Frame 1 (no input): blank canvas, image omitted
Frame 60 (the mouse pressed at the canvas centre just before this capture): blank canvas, image omitted
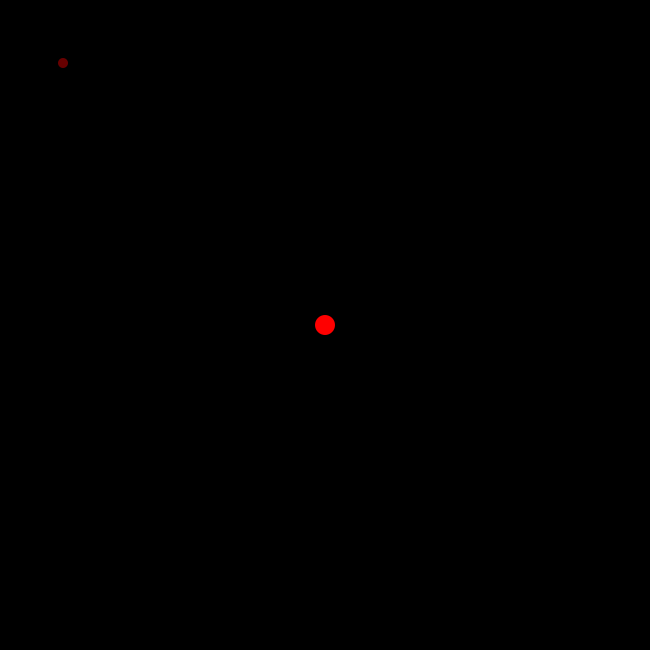
Frame 120 (the mouse held since frame 60 and released just before this capture)

The Processing sketch whose frames 1 and 60 were blank and that drew this single picture after the mouse press (run headless with seeded random() and noise(); from frame 60 on, the mouse is pressed at the canvas centre):

// Processing sketch: processing_151498
// ── processing_151498.pde

int ox1 = 200;    //obsticle location
int oy1 = 200;
int ox2 = 500;    //obsticle location
int oy2 = 500;
int ox3 = 200;    //obsticle location
int oy3 = 500;
int ox4 = 500;    //obsticle location
int oy4 = 200;
int ox5 = 350;    //obsticle location
int oy5 = 350;
int sz = 10;    //enemy size
int hb = 20;    //hitbox
int aix = 0;      //spawn point 1
int aiy = 0;
int aix2 = 700;   //spawn point 2
int aiy2 = 0;
int aix3 = 700;   //spawn point 3
int aiy3 = 700;
int aix4 = 0;     //spawn point 4
int aiy4 = 700;
int aix5 = 350;   //spawn point 5
int aiy5 = -50;
int aix6 = 750;   //spawn point 6
int aiy6 = 350;
int aix7 = 350;   //spawn point 7
int aiy7 = 750;
int aix8 = -50;   //spawn point 8
int aiy8 = 350;
int aispeed = int(3);
int count = 0;
int death = 0;
float c1 = 0;      //sub-counters
float c2 = 0;
float c3 = 0;
float c4 = 0;
float c5 = 0;
float c6 = 0;
float c7 = 0;
float c8 = 0;
int col = 10;

void setup(){
  size(650,650);
  background(255);
  noStroke();
}                      //end setup

void draw(){
        if(death <= -1){
          col = col + 1;
          background(255-col);
          text("YOU ARE THE WORST PERSON.", 250, 350);
          text("But your score is: ", 250, 400);
          text(count, 400, 400); 
          text("Press space to restart...", 560, 690);
          if(keyPressed){
            death = 0;
            count = 0;                  // add all the int so everything is restarted
            aix = 0;      //spawn point 1
            aiy = 0;
            aix2 = 700;   //spawn point 2
            aiy2 = 0;
            aix3 = 700;   //spawn point 3
            aiy3 = 700;
            aix4 = 0;     //spawn point 4
            aiy4 = 700;
            aix5 = 350;   //spawn point 5
            aiy5 = -50;
            aix6 = 750;   //spawn point 6
            aiy6 = 350;
            aix7 = 350;   //spawn point 7
            aiy7 = 750;
            aix8 = -50;   //spawn point 8
            aiy8 = 350;
            c1 = 0;
            c2 = 0;
            c3 = 0;
            c4 = 0;
            c5 = 0;
            c6 = 0;
            c7 = 0;
            c8 = 0;
          }  }  //end death if
        else{
  count = count + 1;
  background(0);
//  fill(100,25,62);
//  text(count, 350,350);
//  text(death, 350,250);
  fill(255,0,0);
  ellipse(mouseX,mouseY,hb,hb);
    
//=======================================obsticle
  if(count >= 300){
  fill(random(255));                                                                //=============== ob 1
  rect(ox1,oy1,hb,hb);
    if(mouseX > ox1 && mouseX < (ox1+hb) && mouseY > oy1 && mouseY < (oy1+hb)){  
          death = death -1;         
} //hitbox if
  }
  if(count >= 600){                                                                //=============== ob 2
    rect(ox2,oy2,hb,hb); 
    if(mouseX > ox2 && mouseX < (ox2+hb) && mouseY > oy2 && mouseY < (oy2+hb)){  
          death = death -1;         
} //hitbox if
  }
  if(count >= 900){                                                                //=============== ob 3
    rect(ox3,oy3,hb,hb); 
    if(mouseX > ox3 && mouseX < (ox3+hb) && mouseY > oy3 && mouseY < (oy3+hb)){  
          death = death -1;         
} //hitbox if
  }
    if(count >= 1200){                                                                //=============== ob 4
    rect(ox4,oy4,hb,hb); 
    if(mouseX > ox4 && mouseX < (ox4+hb) && mouseY > oy4 && mouseY < (oy4+hb)){  
          death = death -1;         
} //hitbox if
  }
    if(count >= 1500){                                                                //=============== ob 5
    rect(ox5,oy5,hb,hb); 
    if(mouseX > ox5 && mouseX < (ox5+hb) && mouseY > oy5 && mouseY < (oy5+hb)){  
          death = death -1;         
} //hitbox if
  }
//=======================================obsticle end
//XXXXXXXXXXXXXXXXXXXXXXXXXXXXXXXXXXXXXXXXXXXXXXXXXXXX
//======================================AI shit 
//XXXXXXXXXXXXXXXXXXXXXXXXXXXXXXXXXXXXXXXXXXXXXXXXXXXX
if(count >= 100){                    //================================count 100    #1
  c1 = c1 + 1;
  if(c1 >= 350){          //reset after 350
    c1 = 0 + random(350);
    aix = 0;
    aiy = 0;
  }//end respawn
if (aix >= mouseX) //ai
    {aix -= aispeed;}
if (aix < mouseX)
    {aix += aispeed;}
if (aiy >= mouseY)
    {aiy -= aispeed;}
if (aiy < mouseY)
    {aiy += aispeed;}
 
if(mouseX > aix-25 && mouseX < aix+25 && mouseY > aiy-25 && mouseY < aiy + 25){
    
    death = death -1;
}//end if hit
fill(random(255), 0, 0);
ellipse(aix, aiy, sz, sz);
}//end if count
//================================================================================
//================================================================================
if(count >= 200){                    //================================count 200  #2
  c2 = c2 + 1;
  if(c2 >= 350){          //reset after 350
    c2 = 0 + random(350);
    aix2 = 700;
    aiy2 = 0;
  }
if (aix2 >= mouseX) //ai
    {aix2 -= aispeed;}
if (aix2 < mouseX)
    {aix2 += aispeed;}
if (aiy2 >= mouseY)
    {aiy2 -= aispeed;}
if (aiy2 < mouseY)
    {aiy2 += aispeed;}
 
if(mouseX > aix2-25 && mouseX < aix2+25 && mouseY > aiy2-25 && mouseY < aiy2 + 25){
    
    death = death -1;
}
fill(0, random(255), 0);
ellipse(aix2, aiy2, sz, sz);
}//end if count
//if(count >= 300){                  //=================get big???
//  ellipse(aix2, aiy2, 80, 80);  
//}
//================================================================================                                  
if(count >= 300){                    //================================count 300    #3
  c3 = c3 + 1;
  if(c3 >= 350){          //reset after 350
    c3 = 0 + random(350);
    aix3 = 700;
    aiy3 = 700;
  }//end respawn
if (aix3 >= mouseX) //ai
    {aix3 -= aispeed;}
if (aix3 < mouseX)
    {aix3 += aispeed;}
if (aiy3 >= mouseY)
    {aiy3 -= aispeed;}
if (aiy3 < mouseY)
    {aiy3 += aispeed;}
 
if(mouseX > aix3-25 && mouseX < aix3+25 && mouseY > aiy3-25 && mouseY < aiy3 + 25){
    
    death = death -1;
}//end if hit
fill(0, 0, random(255));
ellipse(aix3, aiy3, sz, sz);
}//end if count
//================================================================================
if(count >= 400){                    //================================count 400    #4
  c4 = c4 + 1;
  if(c4 >= 350){          //reset after 350
    c4 = 0 + random(350);
    aix4 = 0;
    aiy4 = 700;
  }//end respawn
if (aix4 >= mouseX) //ai
    {aix4 -= aispeed;}
if (aix4 < mouseX)
    {aix4 += aispeed;}
if (aiy4 >= mouseY)
    {aiy4 -= aispeed;}
if (aiy4 < mouseY)
    {aiy4 += aispeed;}
 
if(mouseX > aix4-25 && mouseX < aix4+25 && mouseY > aiy4-25 && mouseY < aiy4 + 25){
    
    death = death -1;
}//end if hit
fill(random(255), random(255), 0);
ellipse(aix4, aiy4, sz, sz);
}//end if count
//================================================================================
if(count >= 500){                    //================================count 500    #5
  c5 = c5 + 1;
  if(c5 >= 350){          //reset after 350
    c5 = 0 + random(350);
    aix5 = 350;
    aiy5 = -50;
  }//end respawn
if (aix5 >= mouseX) //ai
    {aix5 -= aispeed;}
if (aix5 < mouseX)
    {aix5 += aispeed;}
if (aiy5 >= mouseY)
    {aiy5 -= aispeed;}
if (aiy5 < mouseY)
    {aiy5 += aispeed;}
 
if(mouseX > aix5-25 && mouseX < aix5+25 && mouseY > aiy5-25 && mouseY < aiy5 + 25){
    
    death = death -1;
}//end if hit
fill(random(255), 0, random(255));
ellipse(aix5, aiy5, sz, sz);
}//end if count
//================================================================================
if(count >= 600){                    //================================count 600    #6
  c6 = c6 + 1;
  if(c6 >= 350){          //reset after 350
    c6 = 0 + random(350);
    aix6 = 750;
    aiy6 = 350;
  }//end respawn
if (aix6 >= mouseX) //ai
    {aix6 -= aispeed;}
if (aix6 < mouseX)
    {aix6 += aispeed;}
if (aiy6 >= mouseY)
    {aiy6 -= aispeed;}
if (aiy6 < mouseY)
    {aiy6 += aispeed;}
 
if(mouseX > aix6-25 && mouseX < aix6+25 && mouseY > aiy6-25 && mouseY < aiy6 + 25){
    
    death = death -1;
}//end if hit
fill(0, random(255), random(255));
ellipse(aix6, aiy6, sz, sz);
}//end if count
//================================================================================
if(count >= 700){                    //================================count 700    #7
  c7 = c7 + 1;
  if(c7 >= 350){          //reset after 350
    c7 = 0 + random(350);
    aix7 = 350;
    aiy7 = 750;
  }//end respawn
if (aix7 >= mouseX) //ai
    {aix7 -= aispeed;}
if (aix7 < mouseX)
    {aix7 += aispeed;}
if (aiy7 >= mouseY)
    {aiy7 -= aispeed;}
if (aiy7 < mouseY)
    {aiy7 += aispeed;}
 
if(mouseX > aix7-25 && mouseX < aix7+25 && mouseY > aiy7-25 && mouseY < aiy7 + 25){
    
    death = death -1;
}//end if hit
fill(random(255), random(255), random(255));
ellipse(aix7, aiy7, sz, sz);
}//end if count
//================================================================================
if(count >= 800){                    //================================count 800    #8
  c8 = c8 + 1;
  if(c8 >= 350){          //reset after 350
    c8 = 0 + random(350);
    aix8 = -50;
    aiy8 = 350;
  }//end respawn
if (aix8 >= mouseX) //ai
    {aix8 -= aispeed;}
if (aix8 < mouseX)
    {aix8 += aispeed;}
if (aiy8 >= mouseY)
    {aiy8 -= aispeed;}
if (aiy8 < mouseY)
    {aiy8 += aispeed;}
 
if(mouseX > aix8-25 && mouseX < aix8+25 && mouseY > aiy8-25 && mouseY < aiy8 + 25){
    
    death = death -1;
}//end if hit
fill(random(255), random(255), random(255));
ellipse(aix8, aiy8, sz, sz);
}//end if count
//================================================================================
        } //death else end
}//draw end
